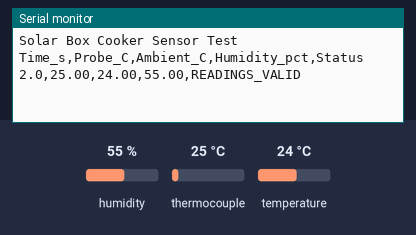
The program below on a simulated Arduino Uno, built with avr-gcc and run on an emulated ATmega328P. On the bench: the last lines printed to the serial monitor. The test bench sets the inputs (shaded band); at power-on: humidity 55 %, thermocouple 25 °C, temperature 24 °C.

Above: at 3.2 s.
3.3 s: humidity set to 22 %
At 4.9 s:
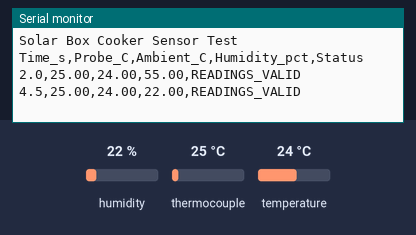
6.5 s: thermocouple set to 6 °C
At 8.3 s:
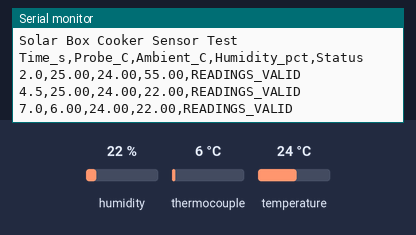
9.7 s: temperature set to 12 °C
At 9.7 s:
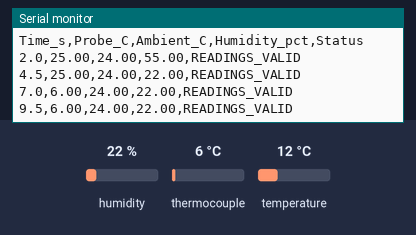
12.9 s: thermocouple set to 75 °C
At 15.8 s:
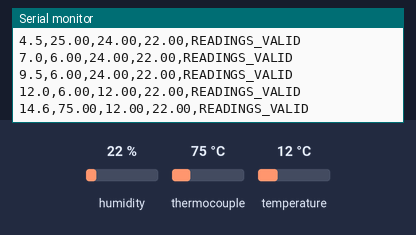
16.1 s: humidity set to 40 %
At 18.2 s:
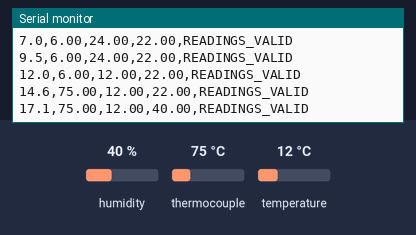
Timing chart, 0 to 19.7 s (numbered marks = the images above; inputs shaded):
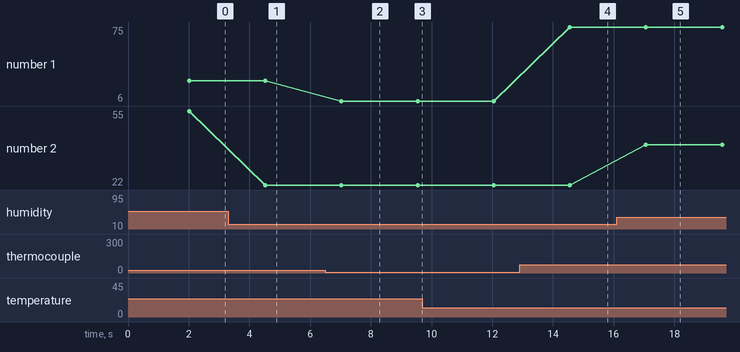

Measured:
- after the input at 3.3 s, the serial monitor: prints a new line after 1.2 s (image 1)
- after the input at 6.5 s, the serial monitor: prints a new line after 0.53 s (image 2)
- after the input at 12.9 s, the serial monitor: prints a new line after 1.7 s (image 4)
- after the input at 16.1 s, the serial monitor: prints a new line after 0.96 s (image 5)
- plotted number 1: 25 → 6 after the input at 6.5 s, 6 → 75 after the input at 12.9 s
- plotted number 2: 55 → 22 after the input at 3.3 s, 22 → 40 after the input at 16.1 s

The program:

main.cpp
```cpp
#include <Arduino.h>
#include <DHT.h>
#include <max6675.h>
#include <math.h>

// DHT22
#define DHTPIN 2
#define DHTTYPE DHT22

// MAX6675: CLK, CS, SO
const int thermoCLK = 10;
const int thermoCS  = 9;
const int thermoSO  = 11;

DHT dht(DHTPIN, DHTTYPE);
MAX6675 thermocouple(thermoCLK, thermoCS, thermoSO);

void setup() {
    Serial.begin(9600);
    dht.begin();

    Serial.println(F("Solar Box Cooker Sensor Test"));
    Serial.println(F("Time_s,Probe_C,Ambient_C,Humidity_pct,Status"));

    delay(2000);
}

void loop() {
    float probeTemp = thermocouple.readCelsius();
    float ambientTemp = dht.readTemperature();
    float humidity = dht.readHumidity();

    bool dhtOK = !isnan(ambientTemp) && !isnan(humidity);
    bool probeOK = !isnan(probeTemp);

    Serial.print(millis() / 1000.0, 1);
    Serial.print(',');

    if (probeOK) Serial.print(probeTemp, 2);
    else Serial.print(F("ERROR"));

    Serial.print(',');

    if (dhtOK) Serial.print(ambientTemp, 2);
    else Serial.print(F("ERROR"));

    Serial.print(',');

    if (dhtOK) Serial.print(humidity, 2);
    else Serial.print(F("ERROR"));

    Serial.print(',');

    if (!dhtOK && !probeOK) {
        Serial.println(F("BOTH_SENSORS_ERROR"));
    } else if (!dhtOK) {
        Serial.println(F("DHT_ERROR"));
    } else if (!probeOK) {
        Serial.println(F("THERMOCOUPLE_ERROR"));
    } else {
        Serial.println(F("READINGS_VALID"));
    }

    delay(2500);
}
```
